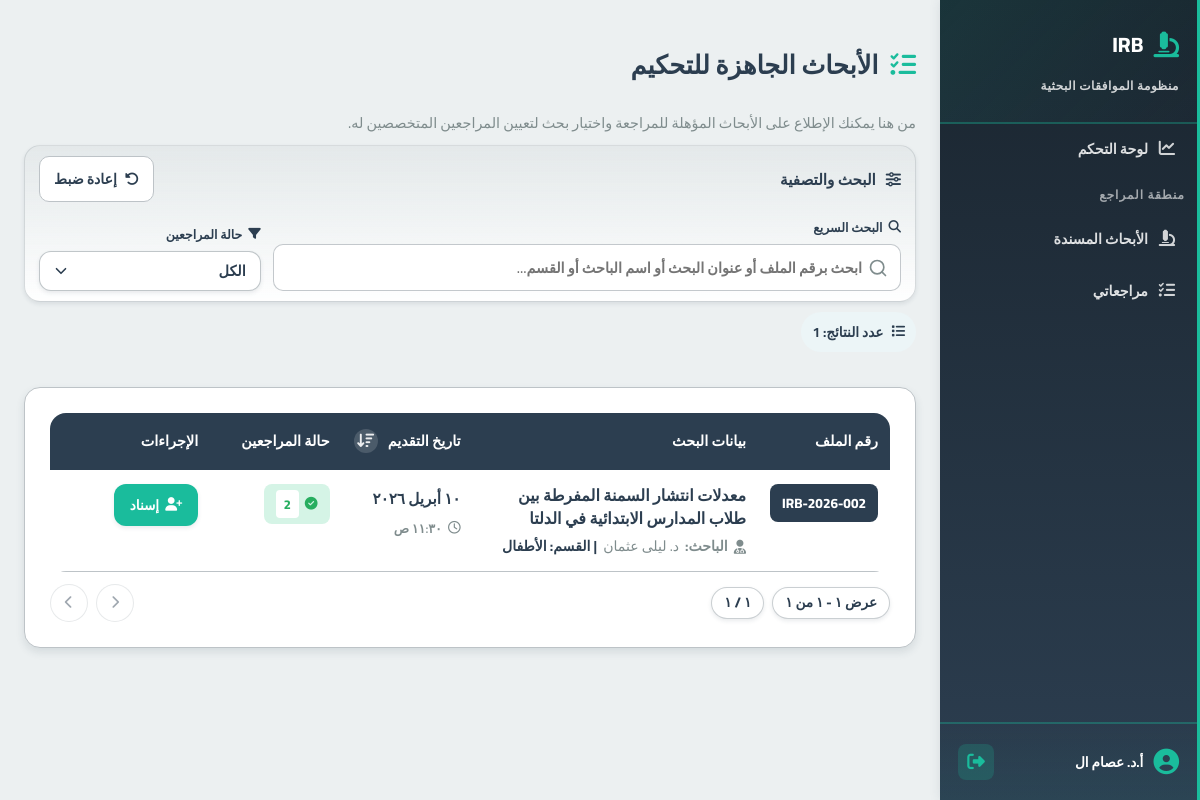
Before: /features/reviewer/assign_reviewers.php (signed in) with the older database file.
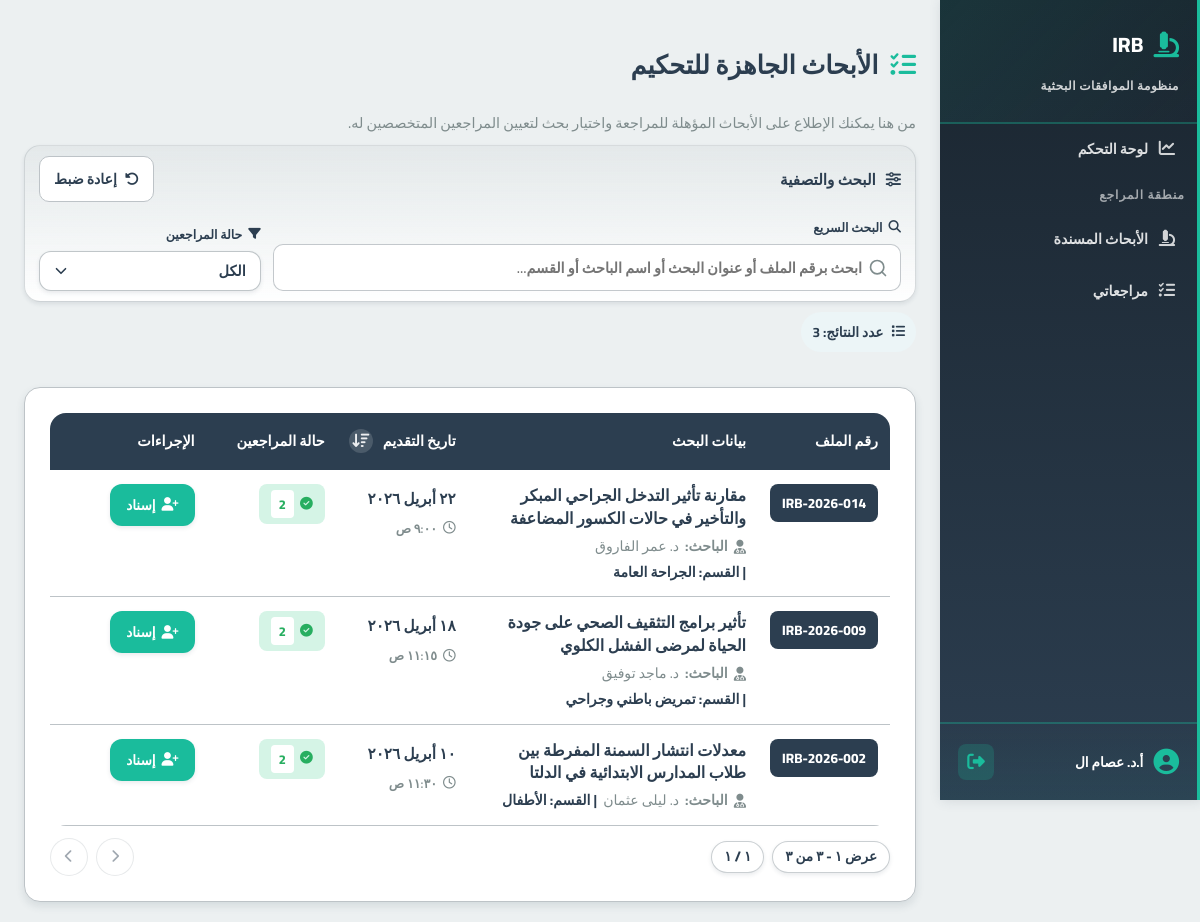
After: the same page with the newer database file.
### tables this page shows
CREATE TABLE applications (
    id INT AUTO_INCREMENT PRIMARY KEY,
    student_id INT,
    serial_number VARCHAR(50) UNIQUE,
    title TEXT,
    principal_investigator VARCHAR(255),
    co_investigators JSON,
    current_stage ENUM(
        'pending_admin', 'awaiting_initial_payment', 'awaiting_sample_calc',
        'awaiting_sample_payment', 'under_review','approved_by_reviewer','approved', 'rejected'
    ) DEFAULT 'pending_admin',
    is_blinded BOOLEAN DEFAULT TRUE,
    created_at TIMESTAMP DEFAULT CURRENT_TIMESTAMP,
    updated_at TIMESTAMP DEFAULT CURRENT_TIMESTAMP ON UPDATE CURRENT_TIMESTAMP,
    FOREIGN KEY (student_id) REFERENCES users(id) ON DELETE CASCADE,
    INDEX(student_id),
    INDEX(current_stage)
);

CREATE TABLE users (
    id INT AUTO_INCREMENT PRIMARY KEY,
    role ENUM('student','admin','sample_officer','reviewer','manager') NOT NULL,
    full_name VARCHAR(255),
    email VARCHAR(255) UNIQUE,
    password_hash VARCHAR(255),
    national_id VARCHAR(20),
    phone_number VARCHAR(20),
    faculty VARCHAR(150),
    department VARCHAR(150),
    id_front_url VARCHAR(255),
    id_back_url VARCHAR(255),
    is_active BOOLEAN DEFAULT FALSE,
    created_at TIMESTAMP DEFAULT CURRENT_TIMESTAMP
);

### classes/Database.php (called while the page is built, shortened)
<?php
class Database
{
    public function __construct()
    {
        $env = require __DIR__ . '/../includes/env.php';
        $this->host = $env['DB_HOST'];
        $this->user = $env['DB_USER'];
        $this->pass = $env['DB_PASS'];
        $this->db = $env['DB_NAME'];
        $this->port = $env['DB_PORT'];
        $this->conn = new mysqli($this->host, $this->user, $this->pass, $this->db, $this->port);
    }
}
?>

### classes/Reviews.php (called while the page is built, shortened)
<?php
require_once __DIR__ . '/Database.php';
class Reviews {
    private $db;
    public function __construct() {
        $database = new Database();
        $this->db = $database->conn;
    }
    public function getApplicationsUnderReview() {
        $sql = "SELECT a.id, a.serial_number, a.title, a.principal_investigator, u.department, a.created_at FROM applications a JOIN users u ON a.student_id = u.id WHERE a.current_stage = 'under_review' ORDER BY a.created_at DESC";
        $result = $this->db->query($sql);
        $applications = [];
        if ($result && $result->num_rows > 0) {
            while ($row = $result->fetch_assoc()) {
                $applications[] = $row;
            }
        }
        return $applications;
    }
    public function getAssignedReviewers($application_id) {
        $sql = "SELECT r.reviewer_id as id, u.full_name, r.decision FROM reviews r JOIN users u ON r.reviewer_id = u.id WHERE r.application_id = ?";
        $stmt = $this->db->prepare($sql);
        $stmt->bind_param("i", $application_id);
        $stmt->execute();
        $result = $stmt->get_result();
        $reviewers = [];
        while ($row = $result->fetch_assoc()) {
            $reviewers[] = $row;
        }
        return $reviewers;
    }
}
?>

### includes/irb_helpers.php (called while the page is built, shortened)
<?php
if (!function_exists('irb_convert_to_arabic_digits')) {
    function irb_convert_to_arabic_digits($value)
    {
        return strtr((string) $value, [
            '0' => '٠',
            '1' => '١',
            '2' => '٢',
            '3' => '٣',
            '4' => '٤',
            '5' => '٥',
            '6' => '٦',
            '7' => '٧',
            '8' => '٨',
            '9' => '٩',
        ]);
    }
}
if (!function_exists('irb_format_arabic_date')) {
    function irb_format_arabic_date($dateValue)
    {
        try {
            $date = new DateTime($dateValue);
            $arabicMonths = [
                1 => 'يناير',
                2 => 'فبراير',
                3 => 'مارس',
                4 => 'أبريل',
                5 => 'مايو',
                6 => 'يونيو',
                7 => 'يوليو',
                8 => 'أغسطس',
                9 => 'سبتمبر',
                10 => 'أكتوبر',
                11 => 'نوفمبر',
                12 => 'ديسمبر',
            ];
            $day = irb_convert_to_arabic_digits($date->format('j'));
            $month = $arabicMonths[(int) $date->format('n')];
            $year = irb_convert_to_arabic_digits($date->format('Y'));
            return $day . ' ' . $month . ' ' . $year;
        } catch (Exception $exception) {
            return (string) $dateValue;
        }
    }
}
if (!function_exists('irb_format_arabic_time')) {
    function irb_format_arabic_time($dateValue)
    {
        try {
            $date = new DateTime($dateValue);
            $time = irb_convert_to_arabic_digits($date->format('g:i'));
            $period = $date->format('A') === 'AM' ? 'ص' : 'م';
            return $time . ' ' . $period;
        } catch (Exception $exception) {
            return '';
        }
    }
}

### features/reviewer/assign_reviewers.php (the view, shortened to what the rows shown need)
<?php
require_once __DIR__ . '/../../classes/Reviews.php';
require_once __DIR__ . '/../../includes/irb_helpers.php';
$reviewsObj = new Reviews();
$applications = $reviewsObj->getApplicationsUnderReview();
?>
<!DOCTYPE html>
<html lang="ar" dir="rtl">
<head>
    <link rel="stylesheet" href="https://cdnjs.cloudflare.com/ajax/libs/font-awesome/6.4.0/css/all.min.css">
    <link rel="stylesheet" href="/irb-digital-system/includes/style.css">
    <link rel="stylesheet" href="/irb-digital-system/assets/css/global.css">
    <link rel="stylesheet" href="/irb-digital-system/assets/css/irb-select.css">
    <link rel="stylesheet" href="/irb-digital-system/assets/css/irb-pagination.css">
</head>
<body>
    <div class="content">
        <h2 class="page-title">
            <i class="fa-solid fa-list-check"></i>
            الأبحاث الجاهزة للتحكيم
        </h2>
        <div class="data-card">
            <div class="table-wrap">
                <table class="data-table">
                    <thead>
                        <tr>
                            <th width="12%">رقم الملف</th>
                            <th width="37%">بيانات البحث</th>
                            <th width="15%" class="sortable-header">
                                <button type="button" id="dateSortHeader" class="sortable-button" aria-label="ترتيب حسب تاريخ التقديم">
                                    <span>تاريخ التقديم</span>
                                    <span class="sort-direction" id="dateSortIcon"><i class="fa-solid fa-arrow-down-wide-short"></i></span>
                                </button>
                            </th>
                            <th width="16%">حالة المراجعين</th>
                            <th width="20%">الإجراءات</th>
                        </tr>
                    </thead>
                    <tbody id="applicationsTableBody">
                        <?php if (empty($applications)): ?>
                            <tr>
                                <td colspan="5">
                                    <div class="empty-state">
                                        <i class="fa-solid fa-inbox"></i>
                                        <p style="font-weight: 700; font-size: 1.05rem;">لا توجد أبحاث قيد المراجعة</p>
                                        <p style="font-size: 0.9rem;">جميع الأبحاث إما قيد الانتظار أو تم الانتهاء من مراجعتها</p>
                                    </div>
                                </td>
                            </tr>
                        <?php else: ?>
                            <?php foreach ($applications as $app):
                                $assigned = $reviewsObj->getAssignedReviewers($app['id']);
                                $assignedCount = count($assigned);
                                $searchBlob = strtolower(trim($app['serial_number'] . ' ' . $app['title'] . ' ' . $app['principal_investigator'] . ' ' . ($app['department'] ?? '') . ' ' . irb_format_arabic_date($app['created_at'])));
                                $applicationDate = irb_format_arabic_date($app['created_at']);
                                $applicationTime = irb_format_arabic_time($app['created_at']);
                            ?>
                                <tr
                                    data-search="<?= htmlspecialchars($searchBlob, ENT_QUOTES, 'UTF-8') ?>"
                                    data-status="<?= $assignedCount > 0 ? 'assigned' : 'pending' ?>"
                                    data-date="<?= htmlspecialchars($app['created_at']) ?>"
                                >
                                    <td>
                                        <span class="badge-serial"><?= htmlspecialchars($app['serial_number']) ?></span>
                                    </td>
                                    <td>
                                        <div class="app-title">
                                            <?= htmlspecialchars($app['title']) ?>
                                        </div>
                                        <div class="app-investigator">
                                            <i class="fa-solid fa-user-doctor"></i>
                                            <strong>الباحث:</strong>
                                            <?= htmlspecialchars($app['principal_investigator']) ?>
                                            <?php if (!empty($app['department'])): ?>
                                                <span class="app-department">| القسم: <?= htmlspecialchars($app['department']) ?></span>
                                            <?php endif; ?>
                                        </div>
                                    </td>
                                    <td>
                                        <div class="date-cell">
                                            <span class="date-main"><?= htmlspecialchars($applicationDate) ?></span>
                                            <small class="date-time">
                                                <i class="fa-regular fa-clock"></i>
                                                <?= htmlspecialchars($applicationTime) ?>
                                            </small>
                                        </div>
                                    </td>
                                    <td>
                                        <?php if(empty($assigned)): ?>
                                            <span class="status-badge pending">
                                                <i class="fa-solid fa-hourglass-end"></i>
                                                لم يتم التعيين
                                            </span>
                                        <?php else: ?>
                                            <span class="status-badge assigned">
                                                <i class="fa-solid fa-check-circle"></i>
                                                <span class="review-count"><?= count($assigned) ?></span>
                                            </span>
                                        <?php endif; ?>
                                    </td>
                                    <td>
                                        <a href="assign_form.php?application_id=<?= $app['id'] ?>" class="btn-action">
                                            <i class="fa-solid fa-user-plus"></i>
                                            إسناد
                                        </a>
                                    </td>
                                </tr>
                            <?php endforeach; ?>
                        <?php endif; ?>
                    </tbody>
                </table>
            </div>
        </div>
    </div>
</body>
</html>

Changed rows visible on the page:
added applications: serial_number "IRB-2026-014", title "مقارنة تأثير التدخل الجراحي المبكر والتأخير في حالات الكسور المضاعفة", principal_investigator "د. عمر الفاروق", student.department "الجراحة العامة", created_at "٢٢ أبريل ٢٠٢٦", created_at "٩:٠٠ ص", count($assigned) "2"
added applications: serial_number "IRB-2026-009", title "تأثير برامج التثقيف الصحي على جودة الحياة لمرضى الفشل الكلوي", principal_investigator "د. ماجد توفيق", student.department "تمريض باطني وجراحي", created_at "١٨ أبريل ٢٠٢٦", created_at "١١:١٥ ص", count($assigned) "2"
Other visible differences:
count($applications): "1" → "3"
text written by a page script: "عرض ١ - ١ من ١ ١ / ١" → "عرض ١ - ٣ من ٣ ١ / ١"
